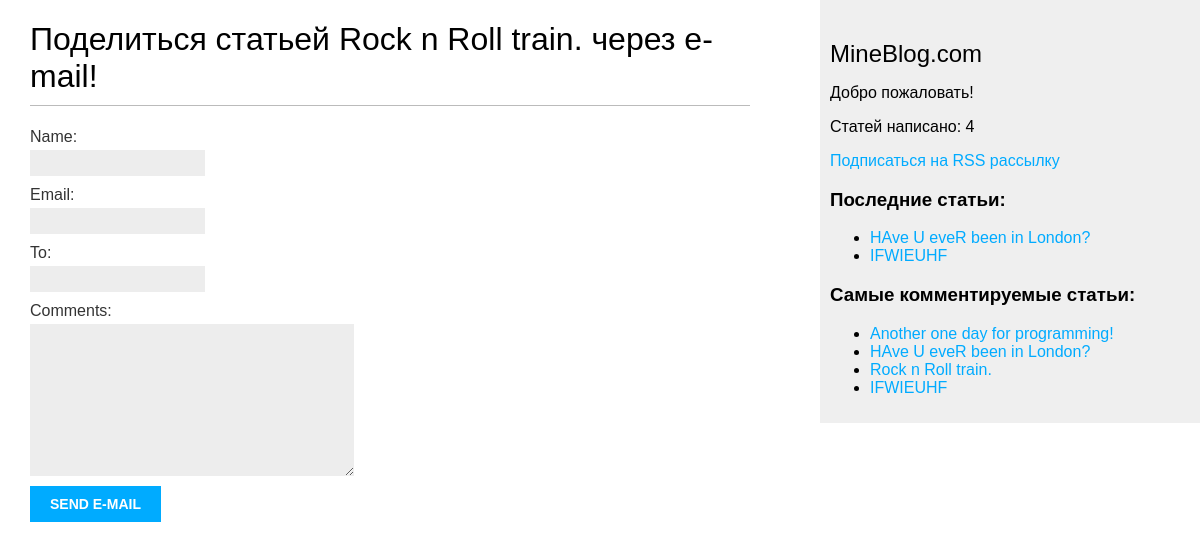
/blog/2/share/, run on the app's committed database.
### blog/models.py (models this page shows, shortened)
class Post(models.Model):
    STATUS_CHOICES = (
        ('draft', 'Draft'),
        ('published', 'Published'),
    )
    title = models.CharField(max_length=200)
    slug = models.SlugField(max_length=200, unique_for_date='publish')
    author = models.ForeignKey(User, on_delete=models.CASCADE, related_name='blog_posts')
    body = models.TextField(max_length=pow(10, 5))
    publish = models.DateTimeField(default=timezone.now)
    created = models.DateTimeField(auto_now_add=True)
    updated = models.DateTimeField(auto_now=True)
    status = models.CharField(max_length=10, choices=STATUS_CHOICES, default='draft')
    tags = TaggableManager()
    class Meta:
        ordering = ('-publish',)
    objects = models.Manager()
    published = PublishedManager()
    def get_absolute_url(self):
        return reverse('blog:post_detail', args=[
            self.publish.year, self.publish.month,
            self.publish.day, self.slug,
        ])

### blog/views.py (the view)
# urls.py: path('<int:post_id>/share/', views.post_share, name='post_share'),
def post_share(request, post_id):
    post = get_object_or_404(Post, id=post_id, status='published')
    sent = False
    if request.method:
        form = EmailPostForm(request.POST)
        if form.is_valid():
            cd = form.cleaned_data
            post_url = request.build_absolute_uri(post.get_absolute_url())
            subject = '{} ({}) recommends you reading "' \
                      '{}"'.format(cd['name'], cd['email'], post.title)
            message = 'Read "{}" at {}\n\n{}\'s comments: ' \
                      '{}'.format(post.title, post_url, cd['name'], cd['comments'])
            send_mail(subject, message, 'admin@myblog', [cd['to']])
            sent = True
            return render(request, 'blog/post/share.html',
                          {'post': post, 'form': form, 'sent': sent})
        else:
            form = EmailPostForm()
            return render(request, 'blog/post/share.html',
                          {'post': post, 'form': form, 'sent': sent})

### blog/forms.py
class EmailPostForm(forms.Form):
    name = forms.CharField(max_length=25)
    email = forms.EmailField()
    to = forms.EmailField()
    comments = forms.CharField(required=False, widget=forms.Textarea)

### blog/models.py (called while the page is built)
    def get_queryset(self):
        return super().get_queryset().filter(status='published')

### blog/templatetags/blog_tags.py (called while the page is built)
@register.simple_tag  # @register.simple_tag(name='name_of_tag')
def total_posts():
    return Post.published.count()

@register.inclusion_tag('blog/post/latest_posts.html')
def show_latest_posts(count=5):
    latest_posts = Post.published.order_by('-publish')[:count]
    return {'latest_posts': latest_posts}

@register.simple_tag
def get_most_commented_posts(count=5):
    return Post.published.annotate(
        total_comments=Count('comments')
    ).order_by('-total_comments')[:count]

### blog/templates/blog/post/share.html (shortened to what this page needs)
{% extends "blog/base.html" %}
{% block content %}
    {% if sent %}
        <h1>Письмо успешно отправлено!</h1>
        <p>Статья "{{ post.title }}" успешно отправлена на {{ form.cleaned_data.to }}.</p>
    {% else %}
        <h1>Поделиться статьей {{ post.title }} через e-mail!</h1>
        <form action="." method="POST">
            {{ form.as_p }}
            <input type="submit" value="Send e-mail">
        </form>
    {% endif %}
{% endblock %}

### blog/templates/blog/base.html (shortened to what this page needs)
{% load blog_tags %}
{% load static %}
<!DOCTYPE html>
<html lang="en">
<head>
    <link href="{% static "css/blog.css" %}" rel="stylesheet">
</head>
<body>
<div id="content">
    {% block content %}{% endblock %}
</div>
<div id="sidebar">
    <h2>
        MineBlog.com
    </h2>
    <p>
        Добро пожаловать!
    </p>
    <p>
        Статей написано: {% total_posts %}
    </p>
    <p>
        <a href="{% url "blog:post_feed" %}">Подписаться на RSS рассылку</a>
    </p>
    <h3>
        Последние статьи:
    </h3>
    {% show_latest_posts 2 %}
    <h3>
        Самые комментируемые статьи:
    </h3>
    {% get_most_commented_posts as most_commented_posts %}
    <ul>
        {% for post in most_commented_posts %}
            <li>
                <a href="{{ post.get_absolute_url }}">{{ post.title }}</a>
            </li>
        {% endfor %}
    </ul>
</div>
</body>
</html>

### blog/templates/blog/post/latest_posts.html
<ul>
    {% for post in latest_posts %}
        <li>
            <a href="{{ post.get_absolute_url }}">{{ post.title }}</a>
        </li>
    {% endfor %}
</ul>

### blog/static/css/blog.css (style rules this page uses)
body { margin: 0; padding: 0; font-family: helvetica, sans-serif; }
a { color: #00abff; text-decoration: none; }
h1 { font-weight: normal; border-bottom: 1px solid #bbb; padding: 0 0 10px 0; }
h2 { font-weight: normal; margin: 30px 0 0; }
#content { float: left; width: 60%; padding: 0 0 0 30px; }
#sidebar { float: right; width: 30%; padding: 10px; background: #efefef; height: 100%; }
label { float: left; clear: both; color: #333; margin-bottom: 4px; }
input, textarea { clear: both; float: left; margin: 0 0 10px; background: #ededed; border: 0; padding: 6px 10px; font-size: 12px; }
input[type=submit] { font-weight: bold; background: #00abff; color: #fff; padding: 10px 20px; font-size: 14px; text-transform: uppercase; }

### data on the page
Post: title "Rock n Roll train."
Post: title "HAve U eveR been in London?"
Post: title "IFWIEUHF"
Post: title "Another one day for programming!"
